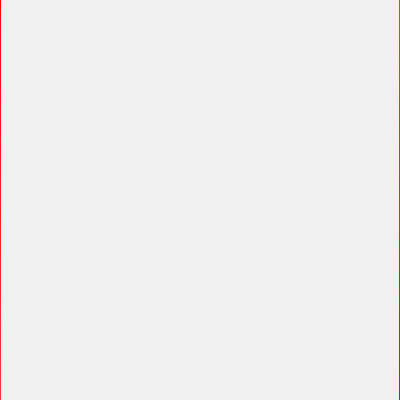
Frame 1 (no input)
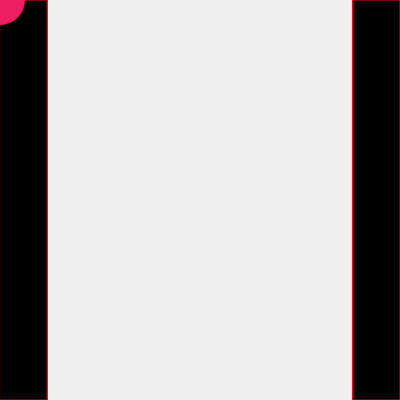
Frame 60 (no input)
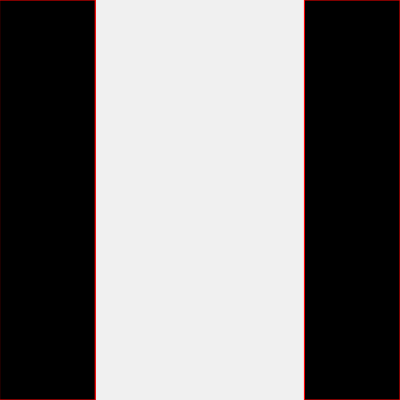
Frame 120 (the mouse pressed at the canvas centre since frame 60)

The p5.js sketch that drew these frames (run headless with seeded random() and noise() and a simulated clock; from frame 60 on, the mouse is pressed at the canvas centre):

// p5.js sketch
// ── sketch.js
let xPos_1 = 0;
let xPos_2 = 400;

function setup() {
  createCanvas(400, 400); 
}

function draw() {
  background(240);

  // draw two lines
  stroke(255, 0, 0);
  line(xPos_1, 0, xPos_1, 400);
  line(xPos_2, 0, xPos_2, 400);
  
  fill(0);
  rect(0, 0, xPos_1, height);
  rect(xPos_2, 0, width-xPos_2, height);
  
  // a circle is following the mouse
  // when the mouse is on the left side of line 1
  // OR on the right side of line 2
  noStroke();
  fill(237, 31, 97);
  if(mouseX < xPos_1 || mouseX > xPos_2){
    ellipse(mouseX, mouseY, 50, 50);
  }
  
  if(xPos_1 > width) {
    xPos_1 = 0;
  }  
  if(xPos_2 < 0) {
    xPos_2 = width;
  }
  
  xPos_1 += 0.8;
  xPos_2 -= 0.8; 
}
